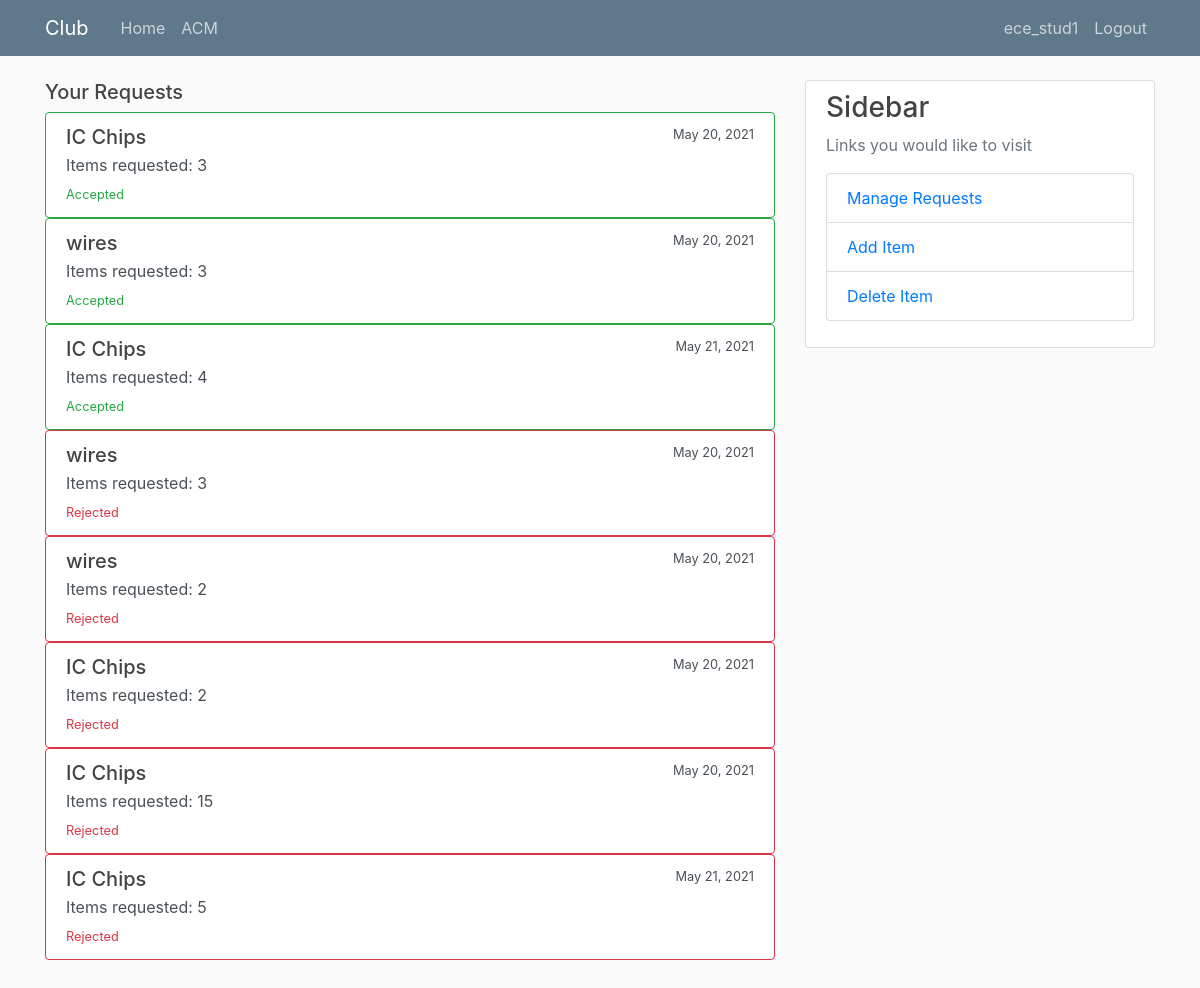
Before: /user/Your-Inventory/ (signed in) with the older database file.
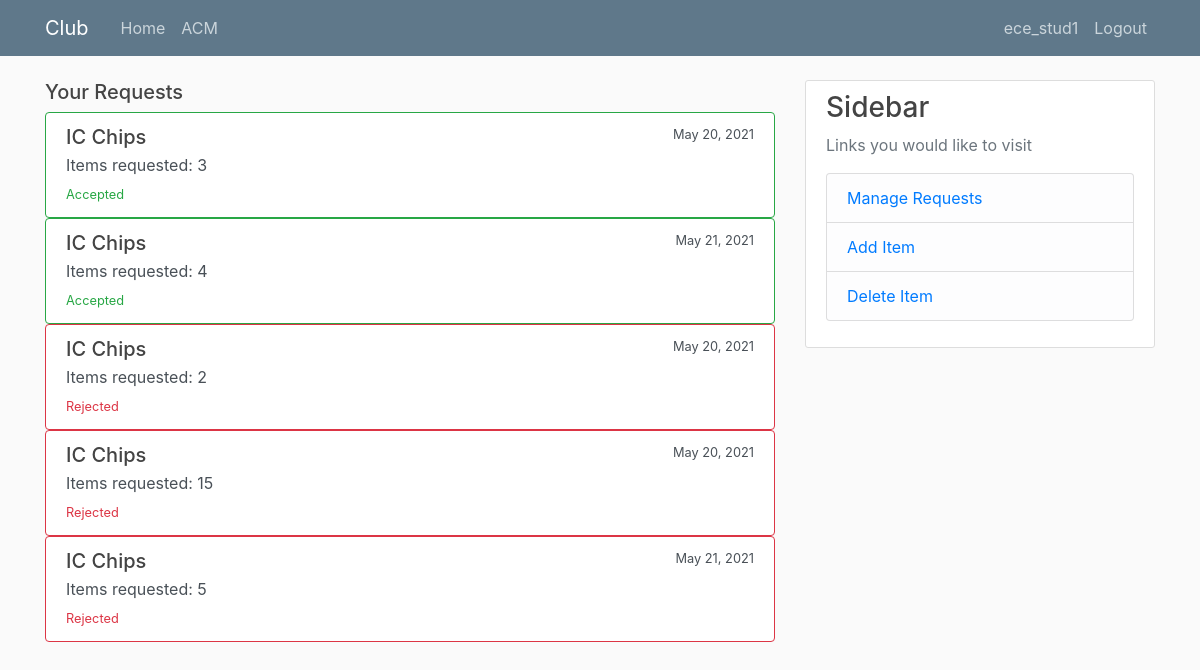
After: the same page with the newer database file.
### Club/models.py (models this page shows, shortened)
class ItemRequest(models.Model):
    memberID    = models.ForeignKey("User.User", on_delete = models.CASCADE)
    itemID      = models.ForeignKey(Items, on_delete = models.CASCADE)
    createdOn   = models.DateField(default=timezone.now)
    requested   = models.IntegerField(verbose_name="Number of requested items ")
    club        = models.ForeignKey(Club, on_delete = models.CASCADE)
    status      = models.ForeignKey(RequestStatus, on_delete = models.CASCADE)

class Items(models.Model):
    name     = models.CharField(verbose_name = 'Item Name', max_length = 200, unique = False)
    quantity = models.IntegerField(verbose_name = 'Quantity')
    image    = models.ImageField(upload_to='images' ,null=True, blank=True)
    club     = models.ForeignKey(Club, on_delete = models.CASCADE, related_name = 'item_club')

### User/views.py (the view)
# urls.py: path("Your-Inventory/", YourInventory, name = 'Your Inventory'),
def YourInventory(request):
    user = request.user
    requestsPending = ItemRequest.objects.filter(memberID = user).filter(status = RequestStatus.objects.all()[1])
    requestsAccepted = ItemRequest.objects.filter(memberID = user).filter(status = RequestStatus.objects.all()[0])
    requestsRejected = ItemRequest.objects.filter(memberID = user).filter(status = RequestStatus.objects.all()[2])
    context = {'pending':requestsPending, 'accepted' : requestsAccepted, 'rejected' : requestsRejected}
    return render(request, 'User/Inventory.html', context)

### Club/models.py (called while the page is built)
    def __str__(self):
        return self.name

### User/templates/User/Inventory.html (shortened to what this page needs)
{% extends "User/Base.html" %}
{% block content %}
{% if member %}
<h5>You are viewing {{ member.name }} requests: </h5>
{% else %}
<h5>Your Requests</h5>
{% endif %}
{% for p in accepted %}
<div class="list-group">
  <a href="#" class="list-group-item border-success list-group-item-action">
    <div class="d-flex w-100 justify-content-between">
      <h5 class="mb-1">{{ p.itemID.name }}</h5>
      <small>{{ p.createdOn }}</small>
    </div>
    <p class="mb-1">Items requested: {{ p.requested }}</p>
    <small class="text-success">Accepted</small>
  </a>
</div>
{% endfor %}
{% for p in rejected %}
<div class="list-group">
  <a href="#" class="list-group-item border-danger list-group-item-action">
    <div class="d-flex w-100 justify-content-between">
      <h5 class="mb-1">{{ p.itemID.name }}</h5>
      <small>{{ p.createdOn }}</small>
    </div>
    <p class="mb-1">Items requested: {{ p.requested }}</p>
    <small class="text-danger">Rejected</small>
  </a>
</div>
{% endfor %}
{% endblock content %}

Changed rows visible on the page:
removed ItemRequest: itemID.name "wires", createdOn "May 20, 2021", requested "3", shown under "Your Requests"
removed ItemRequest: itemID.name "wires", createdOn "May 20, 2021", requested "3"
removed ItemRequest: itemID.name "wires", createdOn "May 20, 2021", requested "2"
